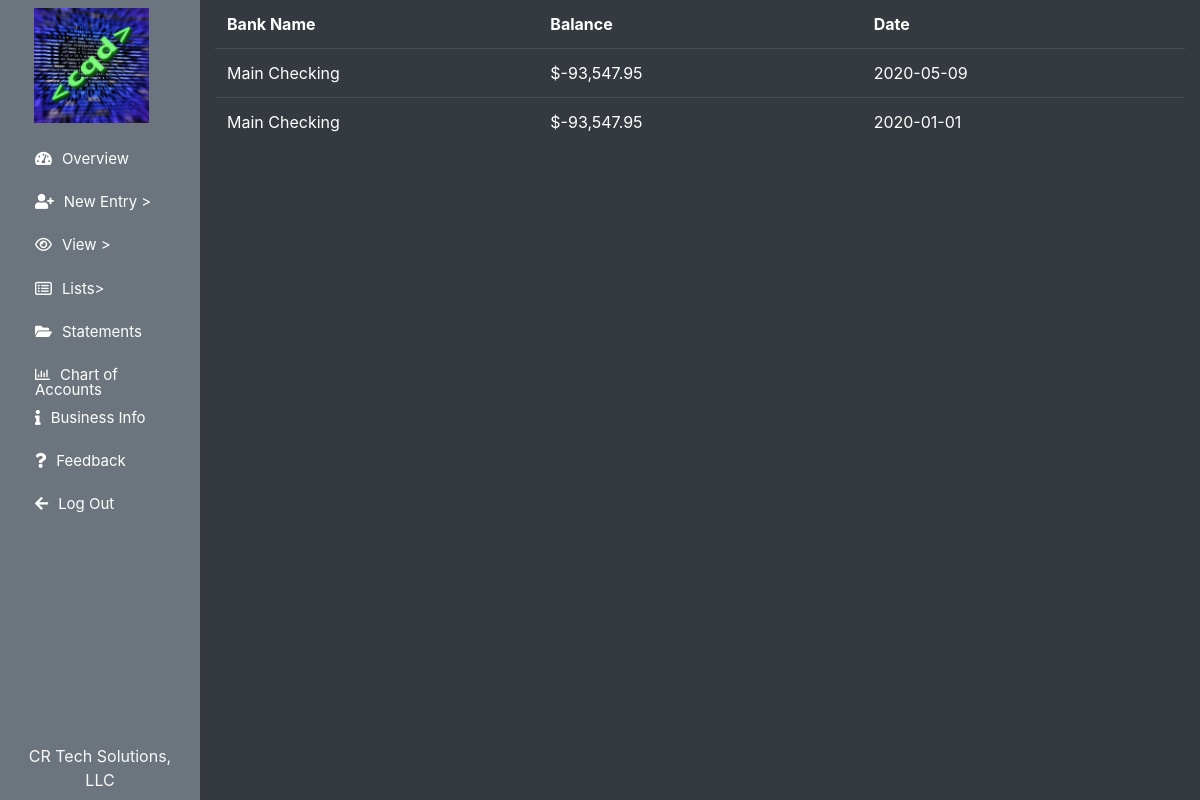
Page /view/balances (signed in) on the committed database.
### flow/models.py (models this page shows, shortened)
class usersTable(db.Model, UserMixin):
    id = db.Column(db.Integer, primary_key=True)
    fname = db.Column(db.String(255), nullable=False)
    lname = db.Column(db.String(255), nullable=False)
    email = db.Column(db.String(255), unique=True, nullable=False)
    username = db.Column(db.String(255), unique=True, nullable=False)
    password = db.Column(db.String(255), nullable=False)
    joined = db.Column(db.Date, nullable=False)
    businessname = db.Column(db.String(255), nullable=False)
    businessnumber = db.Column(db.String(255), nullable=False)
    businessaddress = db.Column(db.String(255), nullable=False)
    businesscity = db.Column(db.String(255), nullable=False)
    businessstate = db.Column(db.String(50))
    businesszip = db.Column(db.Integer)
    businesswebsite = db.Column(db.String(255))
    fiscalyearstart = db.Column(db.Date, nullable=False)
    fiscalyearend = db.Column(db.Date, nullable=False)
    businesslogo = db.Column(db.String(255), nullable=False)
    member = db.Column(db.Boolean, nullable = False)
    lastpaydate = db.Column(db.Date)
    subuser = db.relationship('subuserTable', backref='user', lazy=True)
    account = db.relationship('accountTable', backref='user', lazy=True)
    vendor = db.relationship('vendorTable', backref='user', lazy=True)
    customer = db.relationship('customerTable', backref='user', lazy=True)
    debt = db.relationship('debtTable', backref='user', lazy=True)
    investment = db.relationship('investmentTable', backref='user', lazy=True)

class balanceTable(db.Model):
    userid = db.Column(db.Integer, nullable=False)
    balanceid = db.Column(db.Integer, nullable=False, primary_key=True)
    bankname = db.Column(db.String(254), nullable=False)
    bankbalance = db.Column(db.Float, nullable=False)
    date = db.Column(db.Date, nullable=False)

### flow/views_views.py (the view)
@app.route('/view/balances', methods=['GET'])
@login_required
def viewBalances():
    try:
        bals = balanceTable.query.filter(balanceTable.userid == current_user.id).order_by(desc(balanceTable.date)).limit(365)
    except(AttributeError, SQLAlchemy.exc.OperationalError):
        bals = balanceTable.query.filter(balanceTable.userid == current_user.id).order_by(desc(balanceTable.date)).limit(365)
    add2 = Decimal(10) ** -2
    for bal in bals:
        new = Decimal(bal.bankbalance).quantize(add2)
        bal.bankbalance = "{:,}".format(new)
    return render_template('/view/balances.html', rows = bals)

### flow/models.py (called while the page is built)
@login_manager.user_loader
def load_user(userid):
    return usersTable.query.get(userid)

### flow/templates/view/balances.html
{% extends "main_template.html" %}
{% block bodytag %}
<body class="vh-100 vw-100">
    {% endblock %}
    {% block content %}
    <div class="col-10 h-100 bg-dark">
        <div class="col-12 h-90 bg-dark well">
            <table class="table table-dark table-scroll bg-dark col-12 h-90 text-left">
                <thead>
                    <th scope="col">Bank Name</th>
                    <th scope="col">Balance</th>
                    <th scope="col">Date</th>
                </thead>
                <tbody>
                    {% for row in rows %}
                    <tr>
                        <td>{{row.bankname}}</td>
                        <td>${{row.bankbalance}}</td>
                        <td>{{row.date}}</td>
                    </tr>
                    {% endfor %}
                </tbody>
            </table>
        </div>
    </div>
    {% endblock %}

### flow/templates/main_template.html (shortened to what this page needs)
{% import "bootstrap/wtf.html" as wtf %}
<!DOCTYPE html>
<html lang="en">
<head>
    <link rel="stylesheet" href="{{ url_for('static', filename='assets/css/main.css') }}">
    <link rel="stylesheet" href="{{ url_for('static', filename='assets/css/bootstrap-grid.min.css') }}">
    <link rel="stylesheet" href="{{ url_for('static', filename='assets/css/bootstrap-reboot.min.css') }}">
    <link rel="stylesheet" href="{{ url_for('static', filename='assets/css/bootstrap.min.css') }}">
    <link rel="stylesheet" href="{{ url_for('static', filename='assets/css/Chart.css') }}">
    <link rel="stylesheet" href="path/to/font-awesome/css/font-awesome.min.css">
    <link rel="stylesheet" href="https://cdnjs.cloudflare.com/ajax/libs/font-awesome/5.10.2/css/all.css">
</head>
{% block bodytag %}{% endblock %}
<div class="row w-100 bg-light no-gutters contentArea">
    <div class="navArea col-2 bg-secondary h-100">
        <div class="h-90">
            <div class="col-11 text-center">
                <img src="{{ url_for('static', filename='business_logos/' + current_user.businesslogo) }}" alt="Flow"
                    class="w-75 mt-2 mb-2">
            </div>
            <nav class="col-12 mx-auto h-75">
                <div class="modernnav h-100" id="navbarSupportedContent" style="font-size: small;">
                    <ul class="navbar-nav h-100">
                        <li id="nav-item" style="height: 8%;">
                            <a id="nav-link" href="{{url_for('overview')}}"><i
                                    class="fas fa-tachometer-alt"></i>Overview</a>
                        </li>
                        <div class="dropdown-few" style="height: 8%; width: 100%;">
                            <li id="nav-item" style="height: 100%; width: 100%;">
                                <a id="nav-link"><i class="fa fa-user-plus" aria-hidden="true"></i>New Entry ></a>
                        </div>
                        <div class="dropdown-few" style="height: 8%; width: 100%;">
                            <li id="nav-item" style="height: 100%; width: 100%;">
                                <a id="nav-link"><i class="fa fa-eye" aria-hidden="true"></i>View ></a>
                        </div>
                        <div class="dropdown-few" style="height: 8%; width: 100%;">
                            <li id="nav-item" style="height: 100%; width: 100%;">
                                <a id="nav-link"><i class="fa fa-list-alt" aria-hidden="true"></i>Lists></a>
                        </div>
                        <li id="nav-item" style="height: 8%;">
                            <a id="nav-link" href="{{url_for('statements')}}"><i class="fa fa-folder-open"
                                    aria-hidden="true"></i>Statements</a>
                        </li>
                        <li id="nav-item" style="height: 8%;">
                            <a id="nav-link" href="{{url_for('accountChart')}}"><i
                                    class="far fa-chart-bar"></i>Chart of Accounts</a>
                        </li>
                        <li id="nav-item" style="height: 8%;">
                            <a id="nav-link" href="{{url_for('businessInfo')}}"><i class="fa fa-info"
                                    aria-hidden="true"></i>Business Info</a>
                        </li>
                        <li id="nav-item" style="height: 8%;">
                            <a id="nav-link" href="{{url_for('feedback')}}"><i class="fa fa-question"
                                    aria-hidden="true"></i>Feedback</a>
                        </li>
                        <li id="nav-item" style="height: 8%;">
                            <a id="nav-link" data-toggle="modal" data-target="#logOutValidation"><i class="fa fa-arrow-left"
                                    aria-hidden="true"></i>Log Out</a>
                        </li>
                    </ul>
                </div>
            </nav>
        </div>
        <div class="col-12 no-gutters text-center align-self-bottom h-3">
            <p class="text-light mt-4">{{ current_user.businessname }}</p>
        </div>
    </div>
    {% if current_user.member == True %}
    {% block content %} {% endblock %}
    {% endif %}
    </body>
</html>

### flow/static/assets/css/main.css (style rules this page uses)
.contentArea { height: 100%; }
.well { height: 100%; }
.table-scroll tbody { position: absolute; overflow-y: scroll; height: 100%; }
.table-scroll tr { width: 100%; table-layout: fixed; display: inline-table; }
.table-scroll thead>tr>th { border: none; }
.h-90 { height: 90%; }

### flow/templates/main_template.html (style rules this page uses)
* { margin: 0; padding: 0; }
i { margin-right: 10px; }
#navbarSupportedContent li { list-style-type: none; float: left; }
#navbarSupportedContent ul li a { color: white; text-decoration: none; line-height: 100%; font-size: 15px; display: inline-block; padding: 20px 20px; transition-duration: 0.25s; transition-timing-function: cubic-bezier(0.68, -0.55, 0.265, 1.55); position: relative; }
.dropdown-few { position: relative; display: inline-block; }

### rows in the picture
usersTable: businesslogo (picture), businessname "CR Tech Solutions, LLC"
balanceTable: bankname "Main Checking", bankbalance "-93,547.95", date "2020-05-09"
balanceTable: bankname "Main Checking", bankbalance "-93,547.95", date "2020-01-01"
